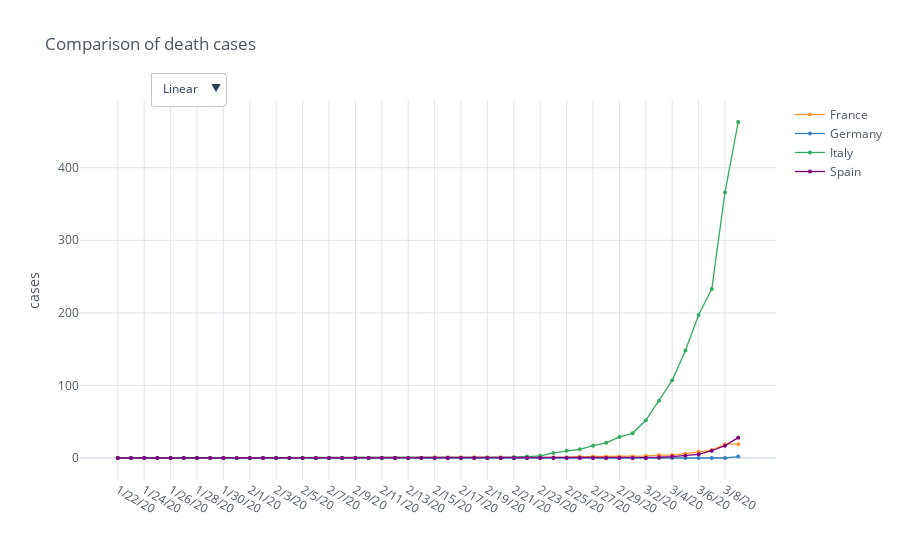

The notebook cell saved with this chart:
### Code cell
death_cases_countries = df_deaths[df_deaths['Country/Region'].isin(countries)].loc[:, '1/22/20':].transpose(copy=True)
countries_columns = df_deaths[df_deaths['Country/Region'].isin(countries)].loc[:, 'Country/Region'].tolist()
death_cases_countries.columns = countries_columns

# confirmed_cases_countries.head()

fig_deaths = death_cases_countries.iplot(theme="white", title='Comparison of death cases', size=4, yTitle='cases', mode='lines+markers', asFigure=True)
# fig.update_layout(yaxis_type="log")

fig_deaths.update_layout(
    updatemenus=[
        dict(
            buttons=list([
                dict(
                    args=["yaxis.type", "linear"],
                    label="Linear",
                    method="relayout"
                ),
                dict(
                    args=["yaxis.type", "log"],
                    label="Log",
                    method="relayout"
                )
            ]),
            direction="down",
            pad={"r": 10, "t": 10},
            showactive=True,
            x=0.1,
            xanchor="left",
            y=1.1,
            yanchor="top"
        )
    ]
)

fig_deaths.show()

### Figure 1 — Plotly figure (JSON) as saved in the notebook; plotly's stock layout.template omitted (floating-point values rounded to 4 significant figures)
{"data": [{"line": {"color": "rgba(255, 153, 51, 1.0)", "dash": "solid", "shape": "linear", "width": 1.3}, "marker": {"size": 4, "symbol": "circle"}, "mode": "lines+markers", "name": "France", "text": "", "type": "scatter", "x": ["1/22/20", "1/23/20", "1/24/20", "1/25/20", "1/26/20", "1/27/20", "1/28/20", "1/29/20", "1/30/20", "1/31/20", "2/1/20", "2/2/20", "2/3/20", "2/4/20", "2/5/20", "2/6/20", "2/7/20", "2/8/20", "2/9/20", "2/10/20", "2/11/20", "2/12/20", "2/13/20", "2/14/20", "2/15/20", "2/16/20", "2/17/20", "2/18/20", "2/19/20", "2/20/20", "2/21/20", "2/22/20", "2/23/20", "2/24/20", "2/25/20", "2/26/20", "2/27/20", "2/28/20", "2/29/20", "3/1/20", "3/2/20", "3/3/20", "3/4/20", "3/5/20", "3/6/20", "3/7/20", "3/8/20", "3/9/20"], "y": [0, 0, 0, 0, 0, 0, 0, 0, 0, 0, 0, 0, 0, 0, 0, 0, 0, 0, 0, 0, 0, 0, 0, 0, 1, 1, 1, 1, 1, 1, 1, 1, 1, 1, 1, 2, 2, 2, 2, 2, 3, 4, 4, 6, 9, 11, 19, 19]}, {"line": {"color": "rgba(55, 128, 191, 1.0)", "dash": "solid", "shape": "linear", "width": 1.3}, "marker": {"size": 4, "symbol": "circle"}, "mode": "lines+markers", "name": "Germany", "text": "", "type": "scatter", "x": ["1/22/20", "1/23/20", "1/24/20", "1/25/20", "1/26/20", "1/27/20", "1/28/20", "1/29/20", "1/30/20", "1/31/20", "2/1/20", "2/2/20", "2/3/20", "2/4/20", "2/5/20", "2/6/20", "2/7/20", "2/8/20", "2/9/20", "2/10/20", "2/11/20", "2/12/20", "2/13/20", "2/14/20", "2/15/20", "2/16/20", "2/17/20", "2/18/20", "2/19/20", "2/20/20", "2/21/20", "2/22/20", "2/23/20", "2/24/20", "2/25/20", "2/26/20", "2/27/20", "2/28/20", "2/29/20", "3/1/20", "3/2/20", "3/3/20", "3/4/20", "3/5/20", "3/6/20", "3/7/20", "3/8/20", "3/9/20"], "y": [0, 0, 0, 0, 0, 0, 0, 0, 0, 0, 0, 0, 0, 0, 0, 0, 0, 0, 0, 0, 0, 0, 0, 0, 0, 0, 0, 0, 0, 0, 0, 0, 0, 0, 0, 0, 0, 0, 0, 0, 0, 0, 0, 0, 0, 0, 0, 2]}, {"line": {"color": "rgba(50, 171, 96, 1.0)", "dash": "solid", "shape": "linear", "width": 1.3}, "marker": {"size": 4, "symbol": "circle"}, "mode": "lines+markers", "name": "Italy", "text": "", "type": "scatter", "x": ["1/22/20", "1/23/20", "1/24/20", "1/25/20", "1/26/20", "1/27/20", "1/28/20", "1/29/20", "1/30/20", "1/31/20", "2/1/20", "2/2/20", "2/3/20", "2/4/20", "2/5/20", "2/6/20", "2/7/20", "2/8/20", "2/9/20", "2/10/20", "2/11/20", "2/12/20", "2/13/20", "2/14/20", "2/15/20", "2/16/20", "2/17/20", "2/18/20", "2/19/20", "2/20/20", "2/21/20", "2/22/20", "2/23/20", "2/24/20", "2/25/20", "2/26/20", "2/27/20", "2/28/20", "2/29/20", "3/1/20", "3/2/20", "3/3/20", "3/4/20", "3/5/20", "3/6/20", "3/7/20", "3/8/20", "3/9/20"], "y": [0, 0, 0, 0, 0, 0, 0, 0, 0, 0, 0, 0, 0, 0, 0, 0, 0, 0, 0, 0, 0, 0, 0, 0, 0, 0, 0, 0, 0, 0, 1, 2, 3, 7, 10, 12, 17, 21, 29, 34, 52, 79, 107, 148, 197, 233, 366, 463]}, {"line": {"color": "rgba(128, 0, 128, 1.0)", "dash": "solid", "shape": "linear", "width": 1.3}, "marker": {"size": 4, "symbol": "circle"}, "mode": "lines+markers", "name": "Spain", "text": "", "type": "scatter", "x": ["1/22/20", "1/23/20", "1/24/20", "1/25/20", "1/26/20", "1/27/20", "1/28/20", "1/29/20", "1/30/20", "1/31/20", "2/1/20", "2/2/20", "2/3/20", "2/4/20", "2/5/20", "2/6/20", "2/7/20", "2/8/20", "2/9/20", "2/10/20", "2/11/20", "2/12/20", "2/13/20", "2/14/20", "2/15/20", "2/16/20", "2/17/20", "2/18/20", "2/19/20", "2/20/20", "2/21/20", "2/22/20", "2/23/20", "2/24/20", "2/25/20", "2/26/20", "2/27/20", "2/28/20", "2/29/20", "3/1/20", "3/2/20", "3/3/20", "3/4/20", "3/5/20", "3/6/20", "3/7/20", "3/8/20", "3/9/20"], "y": [0, 0, 0, 0, 0, 0, 0, 0, 0, 0, 0, 0, 0, 0, 0, 0, 0, 0, 0, 0, 0, 0, 0, 0, 0, 0, 0, 0, 0, 0, 0, 0, 0, 0, 0, 0, 0, 0, 0, 0, 0, 1, 2, 3, 5, 10, 17, 28]}], "layout": {"legend": {"bgcolor": "#FFFFFF", "font": {"color": "#4D5663"}}, "paper_bgcolor": "#FFFFFF", "plot_bgcolor": "#FFFFFF", "title": {"font": {"color": "#4D5663"}, "text": "Comparison of death cases"}, "updatemenus": [{"buttons": [{"args": ["yaxis.type", "linear"], "label": "Linear", "method": "relayout"}, {"args": ["yaxis.type", "log"], "label": "Log", "method": "relayout"}], "direction": "down", "pad": {"r": 10, "t": 10}, "showactive": true, "x": 0.1, "xanchor": "left", "y": 1.1, "yanchor": "top"}], "xaxis": {"gridcolor": "#E1E5ED", "showgrid": true, "tickfont": {"color": "#4D5663"}, "title": {"font": {"color": "#4D5663"}, "text": ""}, "zerolinecolor": "#E1E5ED"}, "yaxis": {"gridcolor": "#E1E5ED", "showgrid": true, "tickfont": {"color": "#4D5663"}, "title": {"font": {"color": "#4D5663"}, "text": "cases"}, "zerolinecolor": "#E1E5ED"}}}
